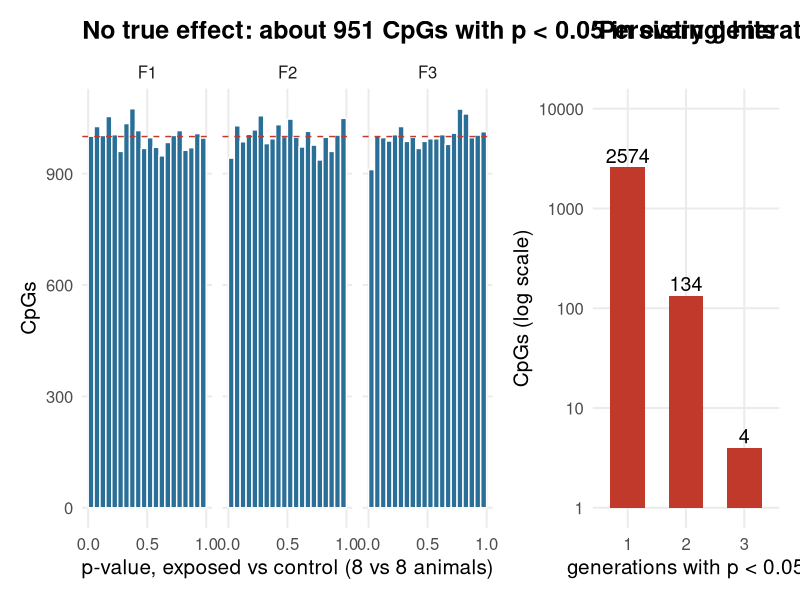
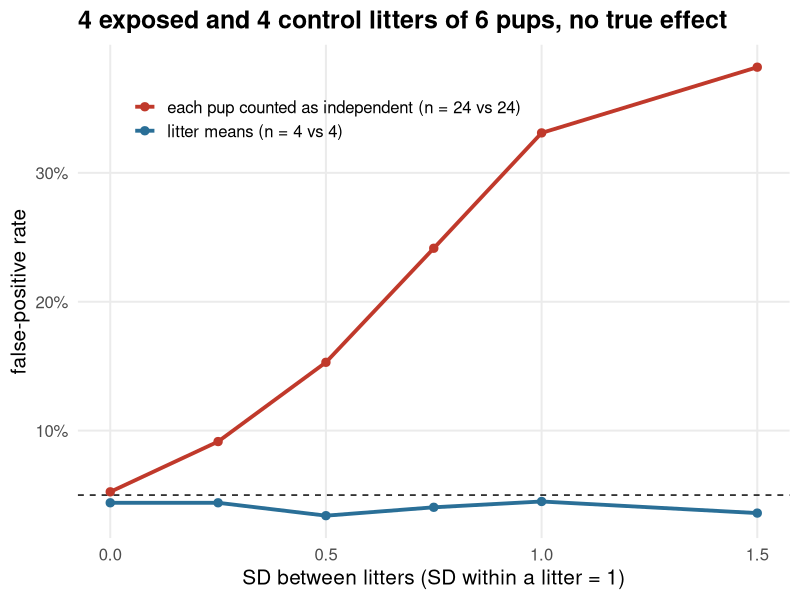
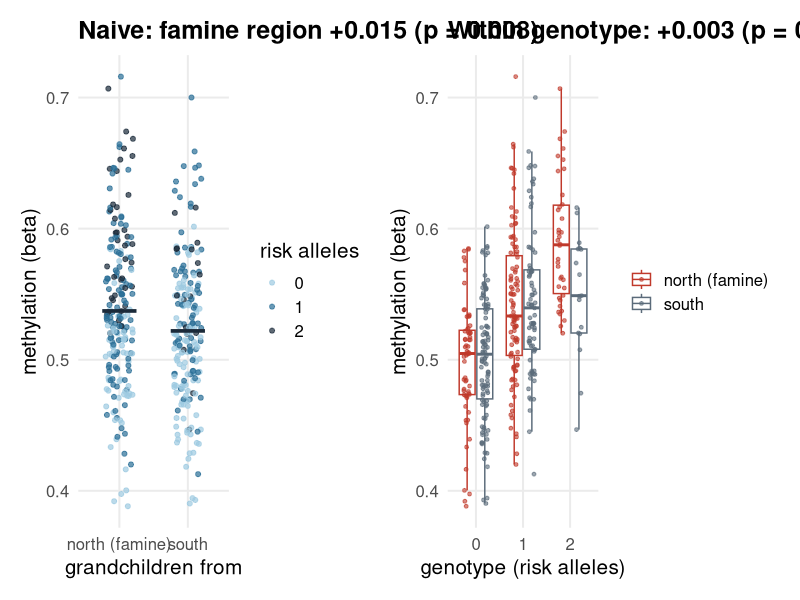
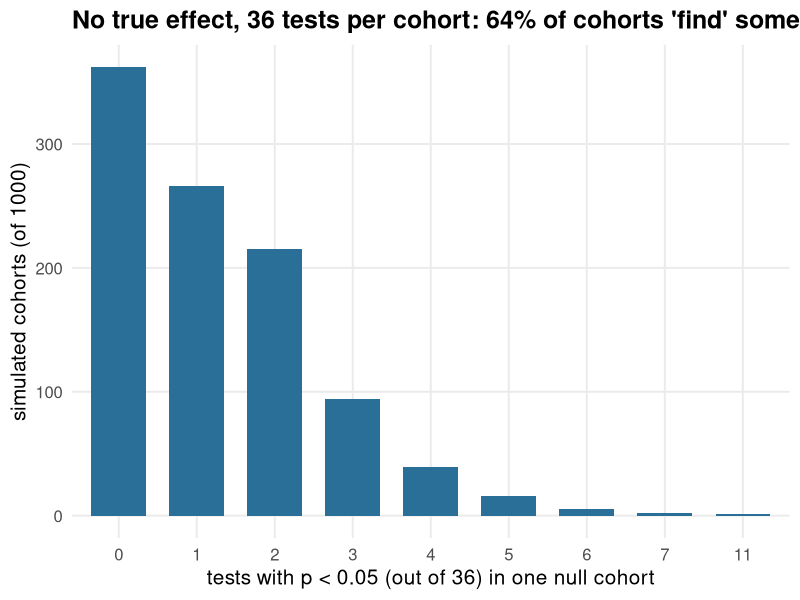
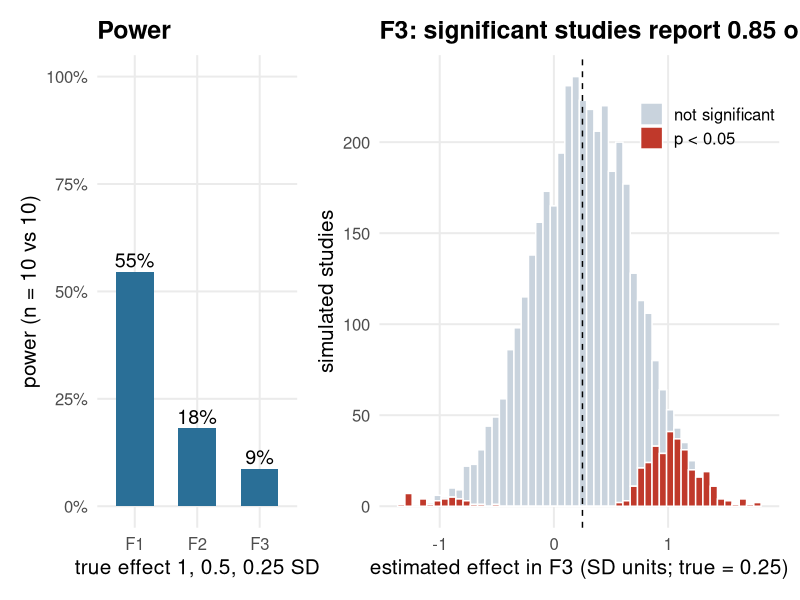

These charts were generated, in order, by the following R code:
# Simulation figures for epigenetic-inheritance/lec.qmd.
# Run from this folder:  Rscript make-inheritance-figs.R   (about 2 minutes)
# Needs no data: every figure is a seeded simulation of a study design in which
# there is NO true inheritance (or, for fig19, a small true effect), to show how
# false "transgenerational" signals arise.
# R packages: ggplot2, patchwork.
#
# Writes fig15, fig16, fig17, fig18, fig19 (*.png) and prints the numbers
# quoted in the slides.

suppressPackageStartupMessages({ library(ggplot2); library(patchwork) })
theme_set(theme_minimal(base_size = 15) +
            theme(panel.grid.minor = element_blank(), plot.title = element_text(face = "bold")))
save <- function(p, f, w = 12, h = 4.6) ggsave(f, p, width = w, height = h, dpi = 150, bg = "white")
rowt <- function(M, g) {                 # Welch t-test p-value for every row of M, groups g (logical)
  a <- M[, g]; b <- M[, !g]
  ma <- rowMeans(a); mb <- rowMeans(b)
  va <- apply(a, 1, var) / ncol(a); vb <- apply(b, 1, var) / ncol(b)
  t <- (ma - mb) / sqrt(va + vb)
  df <- (va + vb)^2 / (va^2 / (ncol(a) - 1) + vb^2 / (ncol(b) - 1))
  2 * pt(-abs(t), df)
}

# ---- fig16: 20 000 CpGs, no effect, three generations ----------------------------
set.seed(1)
n_cpg <- 20000; n <- 8
mu <- rbeta(n_cpg, 2, 2)
g <- rep(c(TRUE, FALSE), each = n)
p <- sapply(c("F1", "F2", "F3"), function(gen)
  rowt(matrix(rnorm(n_cpg * 2 * n, mean = mu, sd = 0.05), nrow = n_cpg), g))
hits <- colSums(p < 0.05); all3 <- sum(rowSums(p < 0.05) == 3)
fdr <- colSums(apply(p, 2, p.adjust, method = "BH") < 0.05)
cat("fig16: p<0.05 per generation", hits, " in all three:", all3,
    " expected", n_cpg * 0.05^3, " FDR<0.05:", fdr, "\n")
d17 <- data.frame(p = as.vector(p), gen = rep(colnames(p), each = n_cpg))
pA <- ggplot(d17, aes(p)) + geom_histogram(breaks = seq(0, 1, 0.05), fill = "#2a6f97", colour = "white") +
  scale_x_continuous(breaks = c(0, 0.5, 1)) +
  facet_wrap(~gen) + geom_hline(yintercept = n_cpg * 0.05, linetype = 2, colour = "#c0392b") +
  labs(x = "p-value, exposed vs control (8 vs 8 animals)", y = "CpGs",
       title = sprintf("No true effect: about %d CpGs with p < 0.05 in every generation", round(mean(hits))))
ov <- data.frame(k = factor(0:3), n = as.vector(table(factor(rowSums(p < 0.05), levels = 0:3))))
pB <- ggplot(ov[-1, ], aes(k, n)) + geom_col(fill = "#c0392b", width = 0.6) +
  geom_text(aes(label = n), vjust = -0.3, size = 5) + scale_y_log10(limits = c(1, 1e4)) +
  labs(x = "generations with p < 0.05", y = "CpGs (log scale)", title = "'Persisting' hits")
save(pA + pB + plot_layout(widths = c(2.2, 1)), "fig16-multiple-testing.png", h = 4.4)

# ---- fig17: litter effects ----------------------------------------------------------
set.seed(2)
one_study <- function(n_litters = 4, pups = 6, sd_litter = 1, sd_pup = 1) {
  litter <- rep(1:(2 * n_litters), each = pups)
  group  <- rep(c("control", "exposed"), each = n_litters * pups)
  y <- rnorm(2 * n_litters, 0, sd_litter)[litter] + rnorm(length(litter), 0, sd_pup)
  m <- tapply(y, litter, mean); gl <- tapply(group, litter, `[`, 1)
  c(pups = t.test(y[group == "exposed"], y[group == "control"])$p.value,
    litters = t.test(m[gl == "exposed"], m[gl == "control"])$p.value)
}
sds <- c(0, 0.25, 0.5, 0.75, 1, 1.5)
fp <- t(sapply(sds, function(s) rowMeans(replicate(2000, one_study(sd_litter = s)) < 0.05)))
d18 <- data.frame(sd = rep(sds, 2), fpr = as.vector(fp),
                  unit = rep(c("each pup counted as independent (n = 24 vs 24)",
                               "litter means (n = 4 vs 4)"), each = length(sds)))
print(cbind(sd_litter = sds, round(fp, 3)))
p18 <- ggplot(d18, aes(sd, fpr, colour = unit)) + geom_hline(yintercept = 0.05, linetype = 2) +
  geom_line(linewidth = 1.3) + geom_point(size = 2.5) +
  scale_colour_manual(values = c("#c0392b", "#2a6f97"), name = NULL) +
  scale_y_continuous(labels = function(x) paste0(100 * x, "%")) +
  labs(x = "SD between litters (SD within a litter = 1)", y = "false-positive rate",
       title = "4 exposed and 4 control litters of 6 pups, no true effect") +
  theme(legend.position = c(0.35, 0.85))
save(p18, "fig17-litter-effects.png", w = 10, h = 4.6)

# ---- fig18: genetic confounding (an meQTL that differs between regions) -------------
set.seed(3)
n <- 400
region  <- rep(c("north (famine)", "south"), each = n / 2)
snp     <- rbinom(n, 2, ifelse(region == "south", 0.25, 0.45))
meth    <- 0.50 + 0.04 * snp + rnorm(n, 0, 0.05)
exposed <- region == "north (famine)"
c1 <- summary(lm(meth ~ exposed))$coefficients; c2 <- summary(lm(meth ~ exposed + snp))$coefficients
cat("fig18: naive effect", round(c1[2, 1], 4), "p", signif(c1[2, 4], 2),
    "| adjusted for genotype", round(c2[2, 1], 4), "p", signif(c2[2, 4], 2), "\n")
d19 <- data.frame(region, snp = factor(snp), meth)
pA <- ggplot(d19, aes(region, meth)) + geom_jitter(aes(colour = snp), width = 0.2, size = 1.4, alpha = 0.7) +
  stat_summary(fun = mean, geom = "crossbar", width = 0.5, colour = "#1b2a3a") +
  scale_colour_manual(values = c("#9ecae1", "#2a6f97", "#1b2a3a"), name = "risk alleles") +
  labs(x = "grandchildren from", y = "methylation (beta)",
       title = sprintf("Naive: famine region +%.3f (p = %.3f)", c1[2, 1], c1[2, 4]))
pB <- ggplot(d19, aes(snp, meth, colour = region)) + geom_boxplot(outlier.shape = NA) +
  geom_jitter(position = position_jitterdodge(jitter.width = 0.15), size = 1, alpha = 0.6) +
  scale_colour_manual(values = c("#c0392b", "#5b6b7a"), name = NULL) +
  labs(x = "genotype (risk alleles)", y = "methylation (beta)",
       title = sprintf("Within genotype: +%.3f (p = %.2f)", c2[2, 1], c2[2, 4]))
save(pA + pB, "fig18-genetic-confounding.png", h = 4.6)

# ---- fig15: forking paths in a small historical cohort ------------------------------
set.seed(4)
one_cohort <- function(n = 300) {
  food <- matrix(rbinom(n * 4, 1, 0.3), n, 4, dimnames = list(NULL, c("PGF", "PGM", "MGF", "MGM")))
  sex  <- sample(c("M", "F"), n, replace = TRUE)
  outc <- cbind(allcause = rbinom(n, 1, 0.5), cvd = rbinom(n, 1, 0.2), diabetes = rbinom(n, 1, 0.05))
  p <- c()
  for (gp in colnames(food)) for (o in colnames(outc)) for (s in c("M", "F", "both")) {
    keep <- if (s == "both") rep(TRUE, n) else sex == s
    tab <- table(factor(food[keep, gp], 0:1), factor(outc[keep, o], 0:1))
    p[paste(gp, o, s)] <- fisher.test(tab)$p.value
  }
  p
}
res <- replicate(1000, one_cohort())
anyhit <- mean(apply(res, 2, min) < 0.05)
cat("fig15: tests per cohort", nrow(res), " cohorts with >=1 p<0.05:", anyhit,
    " mean number of hits", mean(colSums(res < 0.05)), "\n")
d20 <- data.frame(h = colSums(res < 0.05))
p20 <- ggplot(d20, aes(factor(h))) + geom_bar(fill = "#2a6f97", width = 0.7) +
  labs(x = sprintf("tests with p < 0.05 (out of %d) in one null cohort", nrow(res)),
       y = "simulated cohorts (of 1000)",
       title = sprintf("No true effect, 36 tests per cohort: %.0f%% of cohorts 'find' something", 100 * anyhit))
save(p20, "fig15-forking-paths.png", w = 11, h = 4.4)

# ---- fig19: a real but decaying effect, small samples -------------------------------
set.seed(5)
eff <- c(F1 = 1, F2 = 0.5, F3 = 0.25)
sim <- lapply(names(eff), function(gen) {
  r <- replicate(4000, { x <- rnorm(10, eff[gen]); y <- rnorm(10); c(p = t.test(x, y)$p.value, d = mean(x) - mean(y)) })
  data.frame(gen = gen, true = unname(eff[gen]), p = r["p", ], d = r["d", ])
})
sim <- do.call(rbind, sim)
pw <- tapply(sim$p < 0.05, sim$gen, mean)
infl <- tapply(sim$d[sim$p < 0.05], sim$gen[sim$p < 0.05], mean)
print(round(rbind(true = eff, power = pw[names(eff)], mean_significant_estimate = infl[names(eff)]), 3))
pA <- ggplot(data.frame(gen = names(eff), power = pw[names(eff)]), aes(gen, power)) +
  geom_col(fill = "#2a6f97", width = 0.6) + geom_text(aes(label = sprintf("%.0f%%", 100 * power)), vjust = -0.3, size = 5) +
  scale_y_continuous(labels = function(x) paste0(100 * x, "%"), limits = c(0, 1)) +
  labs(x = "true effect 1, 0.5, 0.25 SD", y = "power (n = 10 vs 10)", title = "Power")
pB <- ggplot(sim[sim$gen == "F3", ], aes(d, fill = p < 0.05)) + geom_histogram(bins = 50, colour = "white") +
  geom_vline(xintercept = 0.25, linetype = 2) +
  scale_fill_manual(values = c(`FALSE` = "#c9d3dd", `TRUE` = "#c0392b"), labels = c("not significant", "p < 0.05"), name = NULL) +
  labs(x = "estimated effect in F3 (SD units; true = 0.25)", y = "simulated studies",
       title = sprintf("F3: significant studies report %.2f on average", infl["F3"])) +
  theme(legend.position = c(0.82, 0.85))
save(pA + pB + plot_layout(widths = c(1, 2)), "fig19-winners-curse.png", h = 4.6)
